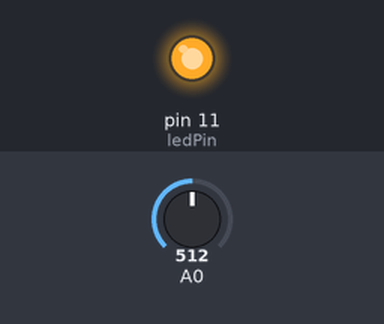
This sketch was run on a simulated Arduino Uno, built with avr-gcc and run on an emulated ATmega328P. Shown: output pins drawn as LEDs (lit = HIGH). The test bench sets the inputs (shaded band); at power-on: A0 = 512.

Above: at 0.1 s.
Timing chart, 0 to 1.6 s (numbered marks = the images above):
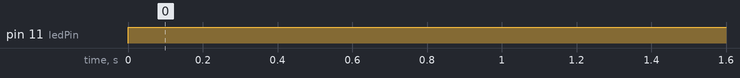

The sketch:

nonfunctional.ino
```cpp
int ledPin = 11;
int sensorInput = A0;

void setup() {
  pinMode(ledPin, OUTPUT);
}

void loop() {
  int lightLevel = analogRead(A0);

  digitalWrite(ledPin, HIGH);
}
```

Measured:
- by itself, pin 11 (ledPin): LOW → HIGH at 0.00 s
